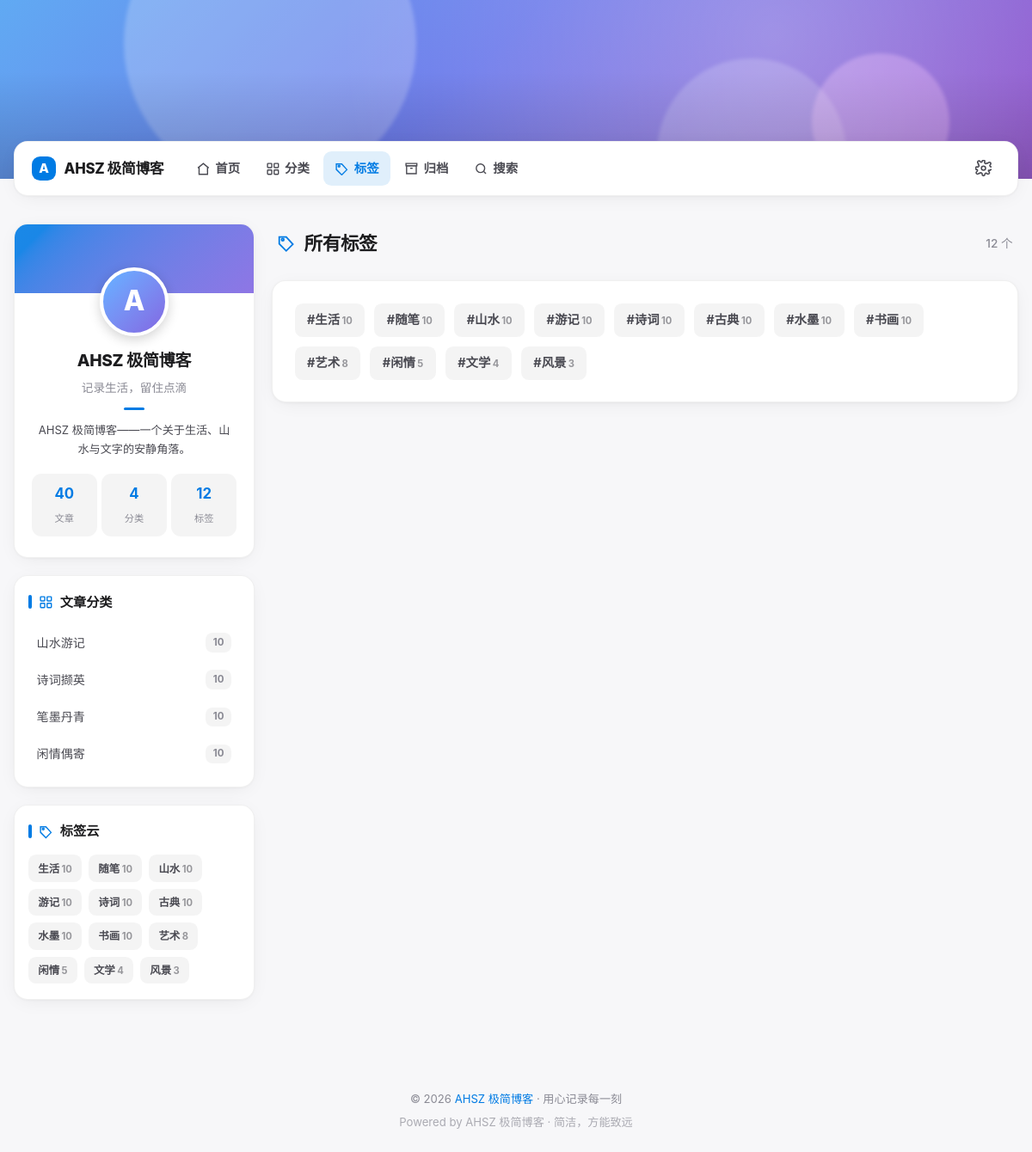
The app's page /index.php/tags with its own data.
### tables this page shows
CREATE TABLE categories (
        id INTEGER PRIMARY KEY AUTOINCREMENT,
        name TEXT NOT NULL,
        alias TEXT NOT NULL UNIQUE,
        description TEXT NOT NULL DEFAULT '',
        sort_order INTEGER NOT NULL DEFAULT 0,
        created_at INTEGER NOT NULL
    );

CREATE TABLE tags (
        id INTEGER PRIMARY KEY AUTOINCREMENT,
        name TEXT NOT NULL UNIQUE,
        alias TEXT NOT NULL DEFAULT '',
        created_at INTEGER NOT NULL
    );

### inc/db.php (called while the page is built, shortened)
<?php
function db(): PDO {
    static $pdo = null;
    if ($pdo === null) {
        $pdo = new PDO('sqlite:' . DB_PATH);
        $pdo->setAttribute(PDO::ATTR_ERRMODE, PDO::ERRMODE_EXCEPTION);
        $pdo->setAttribute(PDO::ATTR_DEFAULT_FETCH_MODE, PDO::FETCH_ASSOC);
        $pdo->exec('PRAGMA foreign_keys = ON');
        $pdo->exec('PRAGMA journal_mode = WAL');
    }
    return $pdo;
}
function opt(string $key, string $default = ''): string {
    static $cache = null;
    if ($cache === null) {
        $cache = [];
        try {
            foreach (db()->query("SELECT opt_key, opt_value FROM options") as $row) {
                $cache[$row['opt_key']] = $row['opt_value'];
            }
        } catch (Throwable $e) { $cache = []; }
    }
    return $cache[$key] ?? $default;
}

### inc/functions.php (called while the page is built, shortened)
<?php
function e(?string $s): string {
    return htmlspecialchars((string)$s, ENT_QUOTES, 'UTF-8');
}
function link_to(string $path = ''): string {
    return '/index.php' . ($path !== '' ? '/' . ltrim($path, '/') : '');
}
function cate_link(int $id): string {
    return '/categories/' . $id;
}
function tag_link(int $id): string {
    return link_to('tag/' . $id);
}
function get_categories(): array {
    return db()->query("
        SELECT c.*, (SELECT COUNT(*) FROM posts p WHERE p.category_id=c.id AND p.status=1) AS post_count
        FROM categories c ORDER BY c.sort_order ASC, c.id ASC
    ")->fetchAll();
}
function get_tags(): array {
    return db()->query("
        SELECT t.*, (SELECT COUNT(*) FROM post_tags pt JOIN posts p ON p.id=pt.post_id WHERE pt.tag_id=t.id AND p.status=1) AS post_count
        FROM tags t ORDER BY post_count DESC, t.id ASC
    ")->fetchAll();
}
function site_stats(): array {
    $db = db();
    return [
        'posts' => (int)$db->query("SELECT COUNT(*) FROM posts WHERE status=1")->fetchColumn(),
        'categories' => (int)$db->query("SELECT COUNT(*) FROM categories")->fetchColumn(),
        'tags' => (int)$db->query("SELECT COUNT(*) FROM tags")->fetchColumn(),
        'views' => (int)$db->query("SELECT COALESCE(SUM(views),0) FROM posts")->fetchColumn(),
    ];
}

### index.php (the view, shortened to what this page needs)
<?php
$uriPath = parse_url($_SERVER['REQUEST_URI'] ?? '/', PHP_URL_PATH);
$path = trim($uriPath ?? '', '/');
if (stripos($path, 'index.php') === 0) {
    $path = trim(substr($path, strlen('index.php')), '/');
}
$parts = $path !== '' ? explode('/', $path) : [];
$route = $parts[0] ?? 'home';
$perPage = max(1, (int)opt('per_page', '6'));
switch ($route) {
    ?>
    <?php
  case 'tags':
    $active = 'tags';
    $tags = get_tags();
    ?>
    <div class="section-head"><h1>
      <svg viewBox="0 0 24 24" fill="none" stroke="currentColor" stroke-width="2"><path d="M20.6 13.4 12 22l-9-9V4h9z"/><circle cx="7.5" cy="7.5" r="1.5"/></svg>
      所有标签</h1><span class="count"><?= count($tags) ?> 个</span></div>
    <div class="card" style="padding:1.6rem;">
      <div class="tag-cloud" style="gap:.7rem;">
        <?php foreach ($tags as $t): ?>
          <a href="<?= e(tag_link((int)$t['id'])) ?>" style="font-size:.9rem;padding:.45rem .9rem;">#<?= e($t['name']) ?><span class="c"><?= (int)$t['post_count'] ?></span></a>
        <?php endforeach; ?>
      </div>
    </div>
    <?php
    break;
    ?>
    <?php
}
$content = ob_get_clean();
include __DIR__ . '/views/header.php';
echo '<div class="layout">';
include __DIR__ . '/views/sidebar.php';
echo '<main class="main">';
echo $content;
echo '</main></div>';
include __DIR__ . '/views/footer.php';

### views/header.php (shortened to what this page needs)
<?php
$active = $active ?? '';
$siteName = opt('site_name', APP_NAME);
?>
<!DOCTYPE html>
<html lang="zh-CN">
<head>
<link rel="stylesheet" href="/assets/style.css">
</head>
<body>
<div class="banner">
  <span class="banner-shape b1"></span>
  <span class="banner-shape b2"></span>
  <span class="banner-shape b3"></span>
</div>
<div class="navbar-wrap">
  <div class="navbar">
    <div class="navbar-inner">
      <a class="nav-brand" href="<?= link_to() ?>">
        <span class="dot"><?= e(mb_substr($siteName, 0, 1, 'UTF-8')) ?></span>
        <span class="brand-text"><?= e($siteName) ?></span>
      </a>
      <nav class="nav-links">
        <a href="<?= link_to() ?>" class="<?= $active==='home'?'active':'' ?>">
          <svg viewBox="0 0 24 24" fill="none" stroke="currentColor" stroke-width="2"><path d="M3 10.5 12 3l9 7.5"/><path d="M5 9.5V21h14V9.5"/></svg><span>首页</span>
        </a>
        <a href="/categories" class="<?= $active==='cate'?'active':'' ?>">
          <svg viewBox="0 0 24 24" fill="none" stroke="currentColor" stroke-width="2"><rect x="3" y="3" width="7" height="7" rx="1"/><rect x="14" y="3" width="7" height="7" rx="1"/><rect x="3" y="14" width="7" height="7" rx="1"/><rect x="14" y="14" width="7" height="7" rx="1"/></svg><span>分类</span>
        </a>
        <a href="<?= link_to('tags') ?>" class="<?= $active==='tags'?'active':'' ?>">
          <svg viewBox="0 0 24 24" fill="none" stroke="currentColor" stroke-width="2"><path d="M20.6 13.4 12 22l-9-9V4h9z"/><circle cx="7.5" cy="7.5" r="1.5"/></svg><span>标签</span>
        </a>
        <a href="<?= link_to('archives') ?>" class="<?= $active==='archives'?'active':'' ?>">
          <svg viewBox="0 0 24 24" fill="none" stroke="currentColor" stroke-width="2"><path d="M4 7h16v13H4z"/><path d="M3 3h18v4H3z"/><path d="M10 11h4"/></svg><span>归档</span>
        </a>
        <a href="<?= link_to('search') ?>" class="<?= $active==='search'?'active':'' ?>">
          <svg viewBox="0 0 24 24" fill="none" stroke="currentColor" stroke-width="2"><circle cx="11" cy="11" r="7"/><path d="m20 20-3.5-3.5"/></svg><span>搜索</span>
        </a>
      </nav>
      <div class="nav-actions">
        <button class="icon-btn" id="settings-btn" title="显示设置">
        </button>
      </div>
    </div>
  </div>
</div>

### views/sidebar.php (shortened to what this page needs)
<?php
$siteName = opt('site_name', APP_NAME);
$siteSubtitle = opt('site_subtitle', '记录生活，留住点滴');
$siteDesc = opt('site_desc', '一个关于生活、山水与文字的安静角落。');
$author = opt('site_author', 'AHSZ');
$stats = site_stats();
$cats = get_categories();
$tags = get_tags();
?>
<aside class="sidebar">
  <div class="card profile animate-in">
    <div class="profile-cover"></div>
    <div class="profile-avatar"><?= e(mb_substr($author, 0, 1, 'UTF-8')) ?></div>
    <h2><?= e($siteName) ?></h2>
    <div class="subtitle"><?= e($siteSubtitle) ?></div>
    <div class="underline"></div>
    <div class="desc"><?= e($siteDesc) ?></div>
    <div class="profile-stats">
      <div><b><?= $stats['posts'] ?></b><span>文章</span></div>
      <div><b><?= $stats['categories'] ?></b><span>分类</span></div>
      <div><b><?= $stats['tags'] ?></b><span>标签</span></div>
    </div>
  </div>
  <div class="card widget animate-in">
    <div class="widget-title">
      <svg viewBox="0 0 24 24" fill="none" stroke="currentColor" stroke-width="2"><rect x="3" y="3" width="7" height="7" rx="1"/><rect x="14" y="3" width="7" height="7" rx="1"/><rect x="3" y="14" width="7" height="7" rx="1"/><rect x="14" y="14" width="7" height="7" rx="1"/></svg>
      文章分类
    </div>
    <div class="cat-list">
      <?php foreach ($cats as $c): ?>
      <a href="<?= e(cate_link((int)$c['id'])) ?>">
        <span><?= e($c['name']) ?></span>
        <span class="count"><?= (int)$c['post_count'] ?></span>
      </a>
      <?php endforeach; ?>
    </div>
  </div>
  <div class="card widget animate-in">
    <div class="widget-title">
      <svg viewBox="0 0 24 24" fill="none" stroke="currentColor" stroke-width="2"><path d="M20.6 13.4 12 22l-9-9V4h9z"/><circle cx="7.5" cy="7.5" r="1.5"/></svg>
      标签云
    </div>
    <div class="tag-cloud">
      <?php foreach ($tags as $t): ?>
      <a href="<?= e(tag_link((int)$t['id'])) ?>"><?= e($t['name']) ?><span class="c"><?= (int)$t['post_count'] ?></span></a>
      <?php endforeach; ?>
    </div>
  </div>
</aside>

### views/footer.php (shortened to what this page needs)
<?php $siteName = opt('site_name', APP_NAME); ?>
<footer class="footer">
  <p>&copy; <?= date('Y') ?> <a href="<?= link_to() ?>"><?= e($siteName) ?></a> · 用心记录每一刻</p>
  <p style="margin-top:.3rem;opacity:.7;">Powered by AHSZ 极简博客 · 简洁，方能致远</p>
</footer>
</body>
</html>

### records on screen
categories: name "山水游记", post_count "10"
categories: name "诗词撷英", post_count "10"
categories: name "笔墨丹青", post_count "10"
categories: name "闲情偶寄", post_count "10"
tags: name "生活", post_count "10"
tags: name "随笔", post_count "10"
tags: name "山水", post_count "10"
tags: name "游记", post_count "10"
tags: name "诗词", post_count "10"
tags: name "古典", post_count "10"
tags: name "水墨", post_count "10"
tags: name "书画", post_count "10"
tags: name "艺术", post_count "8"
tags: name "闲情", post_count "5"
tags: name "文学", post_count "4"
tags: name "风景", post_count "3"

### other values on screen
mb_substr($siteName, 0, 1, 'UTF-8') "A"
$siteName "AHSZ 极简博客"
mb_substr($author, 0, 1, 'UTF-8') "A"
$siteSubtitle "记录生活，留住点滴"
$siteDesc "AHSZ 极简博客——一个关于生活、山水与文字的安静角落。"
$stats['posts'] "40"
$stats['categories'] "4"
$stats['tags'] "12"
count($tags) "12"
